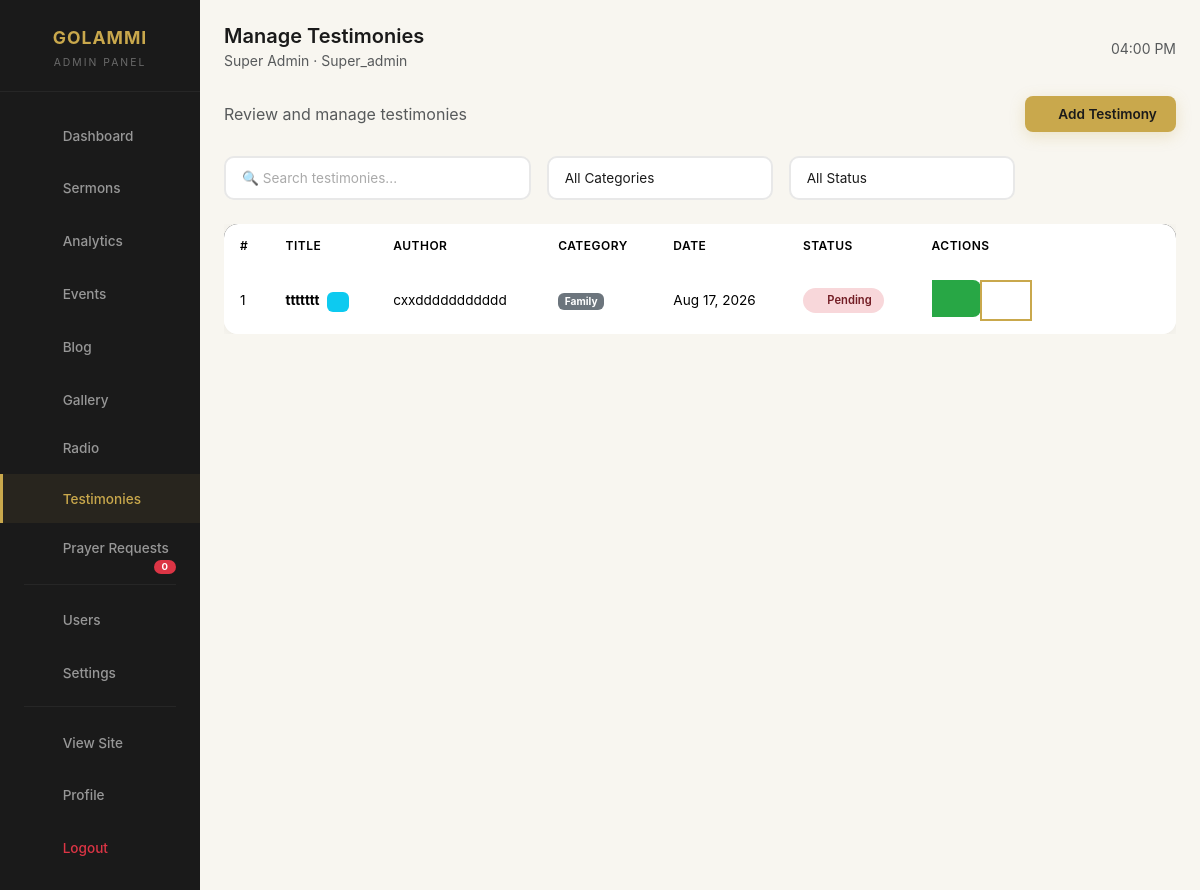
Page /admin/testimonies (signed in) on the committed database.
### models/user.py (models this page shows, shortened)
class User(UserMixin, db.Model):
    __tablename__ = "users"
    id = db.Column(db.Integer, primary_key=True)
    username = db.Column(db.String(80), unique=True, nullable=False)
    email = db.Column(db.String(120), unique=True, nullable=False)
    password_hash = db.Column(db.String(255), nullable=False)
    full_name = db.Column(db.String(120), nullable=False)
    role = db.Column(
        db.String(50), nullable=False, default="admin"
    )  # super_admin, admin, moderator, editor
    is_active = db.Column(db.Boolean, default=True)
    created_at = db.Column(db.DateTime, default=datetime.utcnow)
    updated_at = db.Column(
        db.DateTime, default=datetime.utcnow, onupdate=datetime.utcnow
    )
    last_login = db.Column(db.DateTime)
    created_sermons = db.relationship(
        "Sermon", backref="creator", lazy=True, foreign_keys="Sermon.created_by"
    )
    updated_sermons = db.relationship(
        "Sermon", backref="updater", lazy=True, foreign_keys="Sermon.updated_by"
    )
    created_events = db.relationship(
        "Event", backref="creator", lazy=True, foreign_keys="Event.created_by"
    )
    updated_events = db.relationship(
        "Event", backref="updater", lazy=True, foreign_keys="Event.updated_by"
    )
    created_blog_posts = db.relationship(
        "BlogPost", backref="creator", lazy=True, foreign_keys="BlogPost.created_by"
    )
    updated_blog_posts = db.relationship(
        "BlogPost", backref="updater", lazy=True, foreign_keys="BlogPost.updated_by"
    )
    def is_admin(self):
        return self.role in ["super_admin", "admin"]

### models/testimony.py (models this page shows, shortened)
class Testimony(db.Model):
    __tablename__ = 'testimonies'
    id = db.Column(db.Integer, primary_key=True)
    title = db.Column(db.String(200), nullable=False)
    content = db.Column(db.Text, nullable=False)
    author_name = db.Column(db.String(100), nullable=False)
    author_email = db.Column(db.String(120))
    author_phone = db.Column(db.String(20))
    category = db.Column(db.String(50), nullable=False, default='healing')
    image = db.Column(db.String(255))
    is_featured = db.Column(db.Boolean, default=False)
    is_approved = db.Column(db.Boolean, default=False)
    is_published = db.Column(db.Boolean, default=False)
    created_at = db.Column(db.DateTime, default=datetime.utcnow)
    updated_at = db.Column(db.DateTime, default=datetime.utcnow, onupdate=datetime.utcnow)
    reviewed_by = db.Column(db.Integer, db.ForeignKey('users.id'))
    reviewed_at = db.Column(db.DateTime)
    reviewer = db.relationship('User', foreign_keys=[reviewed_by])

### routes/admin.py (the view)
@admin_bp.route('/testimonies')
@login_required
@admin_required
def testimonies():
    page = request.args.get('page', 1, type=int)
    testimonies = Testimony.query.order_by(Testimony.created_at.desc()).paginate(page=page, per_page=10)
    return render_template('admin/testimonies.html', testimonies=testimonies)

### templates/admin/testimonies.html (shortened to what this page needs)
{% extends "admin/base.html" %}
{% block page_title %}Manage Testimonies{% endblock %}
{% block content %}
<div class="d-flex justify-content-between align-items-center mb-4">
    <div>
        <p class="text-muted mb-0">Review and manage testimonies</p>
    </div>
    <div>
        <a href="{{ url_for('admin.add_testimony') }}" class="btn btn-gold">
            <i class="bi bi-plus-circle"></i> Add Testimony
        </a>
    </div>
</div>
<div class="row g-3 mb-4">
    <div class="col-md-4">
        <input type="text" class="form-control" placeholder="🔍 Search testimonies..." id="searchTestimony" onkeyup="filterTestimonies()">
    </div>
    <div class="col-md-3">
        <select class="form-control" id="categoryFilter" onchange="filterTestimonies()">
            <option value="">All Categories</option>
        </select>
    </div>
    <div class="col-md-3">
        <select class="form-control" id="statusFilter" onchange="filterTestimonies()">
            <option value="">All Status</option>
        </select>
    </div>
</div>
<div class="table-responsive">
    <table class="table table-custom table-hover" id="testimonyTable">
        <thead>
            <tr>
                <th>#</th>
                <th>Title</th>
                <th>Author</th>
                <th>Category</th>
                <th>Date</th>
                <th>Status</th>
                <th>Actions</th>
            </tr>
        </thead>
        <tbody>
            {% for testimony in testimonies.items %}
            <tr>
                <td>{{ loop.index + (testimonies.page - 1) * testimonies.per_page }}</td>
                <td>
                    <strong>{{ testimony.title|truncate(30) }}</strong>
                    {% if testimony.image %}
                    <span class="badge bg-info text-dark ms-1"><i class="bi bi-image"></i></span>
                    {% endif %}
                </td>
                <td>{{ testimony.author_name }}</td>
                <td><span class="badge bg-secondary">{{ testimony.category|title }}</span></td>
                <td>{{ testimony.created_at.strftime('%b %d, %Y') }}</td>
                <td>
                    {% if testimony.is_published and testimony.is_approved %}
                    <span class="status-badge active"><i class="bi bi-check-circle"></i> Published</span>
                    {% elif testimony.is_approved %}
                    <span class="status-badge pending"><i class="bi bi-clock"></i> Approved</span>
                    {% else %}
                    <span class="status-badge inactive"><i class="bi bi-x-circle"></i> Pending</span>
                    {% endif %}
                </td>
                <td>
                    <div class="btn-group btn-group-sm">
                        {% if not testimony.is_approved %}
                        <form action="{{ url_for('admin.approve_testimony', testimony_id=testimony.id) }}" method="POST" style="display: inline;">
                            <button type="submit" class="btn btn-success" title="Approve">
                                <i class="bi bi-check-circle"></i>
                            </button>
                        </form>
                        {% endif %}
                        <a href="{{ url_for('admin.edit_testimony', testimony_id=testimony.id) }}" class="btn btn-outline-gold" title="Edit">
                            <i class="bi bi-pencil"></i>
                        </a>
                        <button type="button" class="btn btn-outline-info" title="View" data-bs-toggle="modal" data-bs-target="#viewTestimonyModal{{ testimony.id }}">
                            <i class="bi bi-eye"></i>
                        </button>
                        <form action="{{ url_for('admin.delete_testimony', testimony_id=testimony.id) }}" method="POST" style="display: inline;" onsubmit="return confirm('Are you sure you want to delete this testimony?');">
                            <button type="submit" class="btn btn-outline-danger" title="Delete">
                                <i class="bi bi-trash"></i>
                            </button>
                        </form>
                    </div>
                </td>
            </tr>
            {% endfor %}
        </tbody>
    </table>
</div>
{% endblock %}

### templates/admin/base.html (shortened to what this page needs)
<!DOCTYPE html>
<html lang="en">
<head>
    <link href="{{ url_for('static', filename='assets/vendor/bootstrap/css/bootstrap.min.css') }}" rel="stylesheet">
    <link href="{{ url_for('static', filename='assets/vendor/bootstrap-icons/bootstrap-icons.css') }}" rel="stylesheet">
</head>
<body>
    <div class="container-fluid">
        <div class="row">
            <nav class="col-md-3 col-lg-2 d-md-block sidebar">
                <div class="brand">
                    <h4>GOLAMMI</h4>
                    <small>Admin Panel</small>
                </div>
                <ul class="nav flex-column">
                    <li class="nav-item">
                        <a class="nav-link {% if request.endpoint == 'admin.dashboard' %}active{% endif %}" href="{{ url_for('admin.dashboard') }}">
                            <i class="bi bi-grid"></i> Dashboard
                        </a>
                    </li>
                    <li class="nav-item">
                        <a class="nav-link {% if request.endpoint in ['admin.sermons', 'admin.add_sermon', 'admin.edit_sermon'] %}active{% endif %}" href="{{ url_for('admin.sermons') }}">
                            <i class="bi bi-mic"></i> Sermons
                        </a>
                    </li>
                    <li class="nav-item">
                        <a class="nav-link {% if request.endpoint == 'admin.analytics' %}active{% endif %}" href="{{ url_for('admin.analytics', _external=False) }}">
                            <i class="bi bi-graph-up-arrow"></i> Analytics
                        </a>
                    </li>
                    <li class="nav-item">
                        <a class="nav-link {% if request.endpoint in ['admin.events', 'admin.add_event', 'admin.edit_event'] %}active{% endif %}" href="{{ url_for('admin.events') }}">
                            <i class="bi bi-calendar-event"></i> Events
                        </a>
                    </li>
                    <li class="nav-item">
                        <a class="nav-link {% if request.endpoint in ['admin.blog', 'admin.add_blog', 'admin.edit_blog'] %}active{% endif %}" href="{{ url_for('admin.blog') }}">
                            <i class="bi bi-newspaper"></i> Blog
                        </a>
                    </li>
                    <li class="nav-item">
                        <a class="nav-link {% if request.endpoint in ['admin.gallery', 'admin.add_gallery'] %}active{% endif %}" href="{{ url_for('admin.gallery') }}">
                            <i class="bi bi-images"></i> Gallery
                        </a>
                    </li>
                    <li class="nav-item">
                        <a class="nav-link {% if request.endpoint in ['admin.radio', 'admin.add_radio', 'admin.edit_radio'] %}active{% endif %}" href="{{ url_for('admin.radio') }}">
                             Radio
                        </a>
                    </li>
                    <li class="nav-item">
                        <a class="nav-link {% if request.endpoint in ['admin.testimonies', 'admin.add_testimony', 'admin.edit_testimony'] %}active{% endif %}" href="{{ url_for('admin.testimonies') }}">
                            <i class="bi bi-chat-quote"></i> Testimonies
                        </a>
                    </li>
                    <li class="nav-item">
                        <a class="nav-link {% if request.endpoint in ['admin.prayer_requests', 'admin.add_prayer_request', 'admin.edit_prayer_request'] %}active{% endif %}" href="{{ url_for('admin.prayer_requests') }}">
                             Prayer Requests
                            <span class="badge bg-danger">{{ prayer_pending_count or 0 }}</span>
                        </a>
                    </li>
                    <li class="nav-divider"></li>
                    <li class="nav-item">
                        <a class="nav-link {% if request.endpoint == 'admin.users' %}active{% endif %}" href="{{ url_for('admin.users') }}">
                            <i class="bi bi-people"></i> Users
                        </a>
                    </li>
                    <li class="nav-item">
                        <a class="nav-link {% if request.endpoint == 'admin.settings' %}active{% endif %}" href="{{ url_for('admin.settings') }}">
                            <i class="bi bi-gear"></i> Settings
                        </a>
                    </li>
                    <li class="nav-divider"></li>
                    <li class="nav-item">
                        <a class="nav-link" href="{{ url_for('frontend.index') }}" target="_blank">
                            <i class="bi bi-globe"></i> View Site
                        </a>
                    </li>
                    <li class="nav-item">
                        <a class="nav-link" href="{{ url_for('auth.profile') }}">
                            <i class="bi bi-person-circle"></i> Profile
                        </a>
                    </li>
                    <li class="nav-item">
                        <a class="nav-link text-danger" href="{{ url_for('auth.logout') }}">
                            <i class="bi bi-box-arrow-right"></i> Logout
                        </a>
                    </li>
                </ul>
            </nav>
            <main class="col-md-9 ms-sm-auto col-lg-10 px-md-4 main-content">
                <div class="d-flex justify-content-between align-items-center mb-4">
                    <div>
                        <h5 class="mb-0" style="font-weight: 600; color: var(--black);">
                            {% block page_title %}Welcome{% endblock %}
                        </h5>
                        <small class="text-muted">{{ current_user.full_name }} · {{ current_user.role|title }}</small>
                    </div>
                    <div class="d-flex align-items-center gap-2">
                        <span class="text-muted small"><i class="bi bi-clock"></i> <span id="currentTime"></span></span>
                    </div>
                </div>
                {% block content %}{% endblock %}
            </main>
        </div>
    </div>
</body>
</html>

### rows in the picture
User: full_name "Super Admin", role "Super_admin"
Testimony: title "ttttttt", author_name "cxxddddddddddd", category "Family", created_at "Aug 17, 2026", is_published False (drawn)

### other values in the picture
{{ prayer_pending_count or 0 }} "0"
